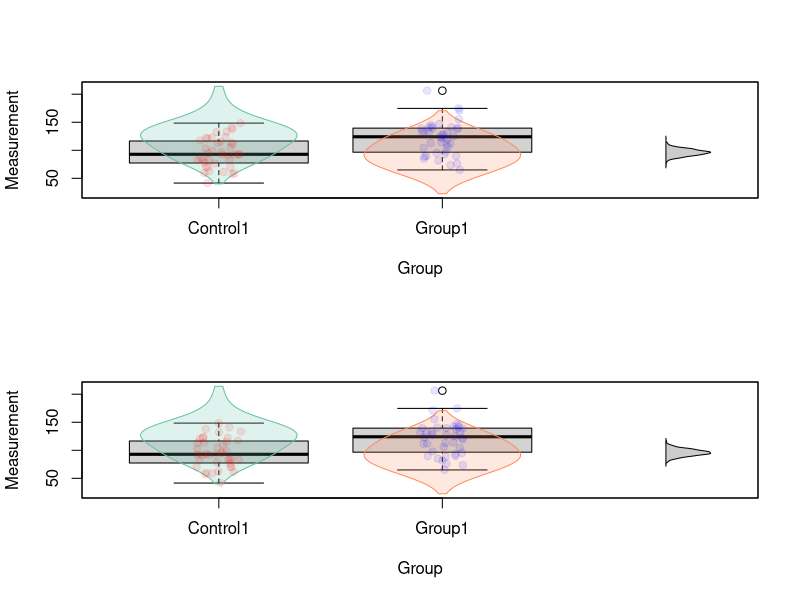

Source code (R):
### Private functions

transparent <-  function(colour, alpha) {
  rgba.val <- col2rgb(colour, TRUE)
  t.col <- rgb(rgba.val[1, ], rgba.val[2, ], rgba.val[3, ],
               maxColorValue = 255,
               alpha = (100 - alpha * 100) * 255 / 100)
  invisible(t.col)
}


# Two group statistic functions

# Mean difference (group 2 - group 1)
stMeanDiff <- function(x1, x2) { mean(x2) - mean(x1) }

# Cohens d (group 2 - group 1)
stCohensD <- function(x1, x2){
  m1 <- mean(x1) 
  SD1 <- sd(x1)
  N1 <- length(x1)
  m2 <- mean(x2)
  SD2 <- sd(x2)
  N2 <- length(x2)
  x <- sqrt((N1 - 1) * (SD1 * SD1) * (N2 - 1) * (SD2 * SD2) / (N1 + N2 - 2))
  (m2 - m1) / x
}

#############################################################################

#' Generate differences
#' 
#' This is details
#' 
#' @param data A data frame...
#' @param effect.type Type of difference
#' 
#' @return List containing:
#' bootstrapped mean difference + confidence interval of mean difference + individual bootstrapped difference + 
#'         CI of group 1 + CI of group 2 + mean of group 1 + mean of group 2 + median of group 1 + median of group 2 +
#'         raw data
#'         
#' @export
difference <- function(data,
                       effect.type = c("unstandardised", "cohens", "hegens", "paired-diffs"),
                       paired = FALSE, # if true calculate paired mean difference 
                       data.col = 1, group.col = 2, block.col = NULL, id.col,
                       R = 1000,
                       ci.type = "bca",
                       ...        
                       # ci.type = "bca", #default
                       # contrast = c("group 1 - group 2"), # default larger group minus small group
                       # ci.conf = 0.95,
) {
  
  call <- match.call()
  if (!is.function(effect.type))
    effect.type <- match.arg(effect.type)
  
  # Get list of groups
  groups <- unique(data[[group.col]])

  # Function to simplify writing bootstrap statistic functions  
  .wrap2GroupStatistic <- function(statisticFn) {
    if (length(groups) != 2)
      stop(sprintf("Require exactly 2 groups for effect type %s, found %d (%s)", effect.type, length(groups), paste(groups, collapse = ", ")))
    function(data, indices) {
      measurement <- data[indices, data.col]
      group <- data[indices, group.col]
      x1 <- measurement[group == groups[1]]
      x2 <- measurement[group == groups[2]]
      statisticFn(x1, x2)
    }
  }

  # Decide how to calculate the statistic
  bootstrapData <- data
  if (effect.type == "unstandardised") {
    statistic <- .wrap2GroupStatistic(stMeanDiff)
  } else if (effect.type == "cohens") {
    statistic <- .wrap2GroupStatistic(stCohensD)
  } else if (effect.type == "hegens") {
    statistic <- .wrap2GroupStatistic(stHegens)
  } else if (effect.type == "paired-diffs") {
    if (missing(id.col)) stop("id.col must be specified when effect.type = 'paired-diffs'")
    g1 <- data[data[[group.col]] == groups[1], ]
    g2 <- data[data[[group.col]] == groups[2], ]
    # Pair on ID (don't assume they are sorted)
    g2Idx <- match(g1[[id.col]], g2[[id.col]])
    bootstrapData <- g2[[data.col]][g2Idx] - g1[[data.col]]
    statistic <- function(data, subset) {
      mean(data[subset])
    }
  } else {
    # User supplied a bootstrap statistic function
    statistic <- effect.type
  }
  
  # Bootstrap the statistic
  es <- boot::boot(bootstrapData, statistic, R = R, ...)
  
  # Calculate confidence interval
  ci <- boot::boot.ci(es, type = ci.type)
  
  # Save some parts of the CI data into the returned value (don't need values that are already there or misleading)
  es[["ci.type"]] <- ci.type
  for (cin in names(ci)) {
    if (!cin %in% c("R", "t0", "call")) {
      es[[cin]] <- ci[[cin]]
    }
  }
  # Overwrite data in result with the real data (rather than bootstrapped data, e.g. for paired-riffs)
  es$data <- data
  # Add some more stuff to the result
  es$call <- match.call()
  es$data.col <- data.col
  es$group.col <- group.col
  es$groups <- groups
  es$effect.type <- effect.type
  
  # Fill in extra information in the returned list  
  gil <- lapply(groups, function(g) { 
    grpVals <- data[[data.col]][data[[group.col]] == g]
    c(mean = mean(grpVals),
      median = median(grpVals)
    )
  })
  df <- do.call(rbind, gil)
  rownames(df) <- groups
  es$groupStatistics <- df

  # Return value has type plotES TODO decide on a name
  class(es) <- c("plotES", class(es))
  
  es
}

#' print bootstrap mean difference, bootstrapped confidence interval (R value, bootstrapped corrections"bca")
#' 
#' @export
print.plotES <- function(result, ...) {
  cat("Bootstrapped effect size\n")
  cat("Groups:\n")
  print(es$groupStatistics)
  cat(sprintf("%s effect size %g, %g%% CI (%s) %g, %g\n",
              es$effect.type, es$t0, es$bca[1], es$ci.type, es$bca[4], es$bca[5]))
}


#' Plot data with effect size
#' 
#' @param box Colour of boxplot. If FALSE or NA, boxplot is not drawn
#' @param box_fill Colour used to fill the bodies of the boxplot. If FALSE or NA, bodies are not filled
#' @param points Vector of colours used to draw data points, one colour per group. If FALSE or NA, points are not drawn
#' @param violin What type of violin plot to display. If FALSE, violin plot is not drawn
#' @param adj Value used to control violin plot smoothness.
#' 
#' 
#' @export
plotES <- function(es, 
                   box = "black", 
                   box_fill = "lightgrey", 
                   points = RColorBrewer::brewer.pal(max(3, length(es$groups)), "Set1"),
                   violin = c("left-half", "right-half", "full"),
                   violin_border = RColorBrewer::brewer.pal(max(3, length(es$groups)), "Set2"),
                   violin_fill = transparent(RColorBrewer::brewer.pal(max(3, length(es$groups)), "Set2"), .8),
                   violin_adj = 1.5,
                   violin_width = 0.35,
                   violin_trunc_at = 0.05,
                   
                   # box = TRUE,# draw boxplot 
                   # box_fill = TRUE,# fill up box colour # if false only border will be drawn 
                   # points = TRUE, #add individual data point 
                   mean = TRUE, #draw mean of the data 
                   CI = TRUE, # draw confidence interval line of the data; if, box, density, violin is TRUE, CI is FALSE
                   median_line = FALSE, # if TRUE horizontal line in median is drawn # if, box, density, violin is TRUE, median_line is FALSE
                   ef_size = TRUE, # if false do not plot effect size
                   ef_size_density = TRUE, #if true draw effect size confidence interval
                   ef_size_position = c("right", "down"),# when Gardner-Altman_plot is chosen effect size plotted right, otherwise down 
                   paired = FALSE, # if true draw lines between paired points
                   xlab = "",
                   left_ylab = "",
                   right_ylab = "",
                   bottom_ylab = "",
                   col = c("col1", "col2", "col3"), opacity = 0.6, #colour of box, violin, box border, density, col 1 = group 1, col2 = group 2, col3 = ef plot, {col = n+1, n = group no) #   
                   points_col = c("col1", "col2", "col3"), points_opacity = 0.4 # points colour 
) {
  if (!is(es, "plotES")) 
    stop("data must be a plotES object")
  if (!isFALSE(violin))
    violin <- match.arg(violin)
  
  .show <- function(what) !isFALSE(what) && !is.null(what)
  .isColour <- function(c) tryCatch(is.matrix(col2rgb(c)), error = function(e) FALSE)
  .colour <- function(what) if (isTRUE(what)) { "black" } else if (.isColour(what)) { what } else { NA }

  
  data <- es$data
  groups <- es$groups
  
  # Calculate densities for violin plots
  densities <- lapply(groups, function(g) density(data[[es$data.col]][data[[es$group.col]] == g], adj = violin_adj))
  # Normalise densities heights so they all have desired height (which becomes width)
  densities <- lapply(densities, function(d) { d$y <- d$y / max(d$y) * violin_width; d })
  # Optionally chop off the tails
  if (violin_trunc_at > 0)
    densities <- lapply(densities, function(d) { 
      keep <- which(d$y > violin_trunc_at * violin_width)
      d$y <- c(0, d$y[keep], 0)
      d$x <- c(d$x[keep[1]], d$x[keep], d$x[keep[length(keep)]])
      d
      })
  
  # Calculate plot limits
  xlim <- c(0.5, length(groups) + 0.5)
  ylim <- range(data[[es$data.col]])

  # If needed, extend y range to encompass violin plots
  if (.show(violin)) {
    for (d in densities) {
      ylim <- range(ylim, d$x)
    }
  }
  
  # If needed extend x range to encompass effect size
  if (.show(ef_size) && length(groups) == 2) {
    xlim[2] <- xlim[2] + 0.8
  }
  
  # Extend width if showing effect size on right
  
  # Prepare plot
  plot(NULL, xlim = xlim, ylim = ylim, type = "n", xaxt = "n", yaxt = "n", xlab = es$group.col, ylab = es$data.col)
  
  # Add the various components to the plot
  f <- as.formula(paste(es$data.col, "~", es$group.col))
  
  # Box plot
  if (.show(box)) {
    boxplot(f, data = data, add = TRUE, 
            col = .colour(box_fill), border = .colour(box))
  }
  # Violin plots
  if (.show(violin)) {
    for (i in seq_along(groups)) {
      d <- densities[[i]]
      col <- violin_fill[i]
      border <- violin_border[i]
      if (violin == "left-half") {
        polygon(i - d$y, d$x, col = col, border = border)
      } else if (violin == "right-half") {
        polygon(i + d$y, d$x, col = col, border = border)
      } else {
        polygon(c(i - d$y, rev(i + d$y)), c(d$x, rev(d$x)), col = col, border = border)
      }
    }
  }
  # Scatter plot of data points
  if (.show(points)) {
    stripchart(f, data = data, method = "jitter",
               pch = 19, vertical = TRUE,
               col = .colour(points),
               add = TRUE)
  }
  
  if (.show(ef_size)) {
    # If there are 2 groups..
    if (length(groups) == 2) {
      # Show it to the right
      d <- density(es$t)
      d$y <- d$y / max(d$y) * .2
      # Diff is group2 - group1, so add to group1 mean make it align with group1
      y <- es$groupStatistics[1, 1]
      polygon(d$y + 3.0, d$x + y, 
              col = transparent("black", .8), 
              border = "black")
    }
  } 
    
  
  es
}

###
# Testing

N <- 40
data <- data.frame(Measurement = c(rnorm(N, mean = 100, sd = 25),
                                   rnorm(N, mean = 100, sd = 50),
                                   rnorm(N, mean = 120, sd = 25),
                                   rnorm(N, mean = 80, sd = 50),
                                   rnorm(N, mean = 100, sd = 12),
                                   rnorm(N, mean = 100, sd = 50)),
                   Group = c(rep("Control1", N),
                             rep("Control2", N),
                             rep("Group1", N),
                             rep("Group2", N),
                             rep("Group3", N),
                             rep("Group4", N)),
                   Gender = rep(c(rep('Male', N/2), rep('Female', N/2)), 6),
                   ID = rep(1:N, 6)
                   )
# Shuffle
data <- data[sample(nrow(data)), ]

par(mfrow = c(2, 1))
es <- difference(data[data$Group %in% c("Control1", "Group1"),], data.col = "Measurement", group.col = "Group", R = 1000)
print(es)
plotES(es, points = transparent(c("red", "blue"), .9), violin = "full")

es <- difference(data[data$Group %in% c("Control1", "Group1"),], effect.type = "paired-diffs", id.col = "ID", data.col = "Measurement", group.col = "Group", R = 1000)
print(es)
plotES(es, points = transparent(c("red", "blue"), .9), violin = "full")

# library(dabestr)
# 
# two.group.unpaired <- dabest(data, Group, Measurement, 
#                              # The idx below passes "Control" as the control group, 
#                              # and "Group1" as the test group. The mean difference
#                              # will be computed as mean(Group1) - mean(Control1).
#                              idx = c("Control1", "Group1"), 
#                              paired = FALSE)
# md <- mean_diff(two.group.unpaired)
# plot(md)
# cd <- cohens_d(two.group.unpaired)
# plot(cd)
